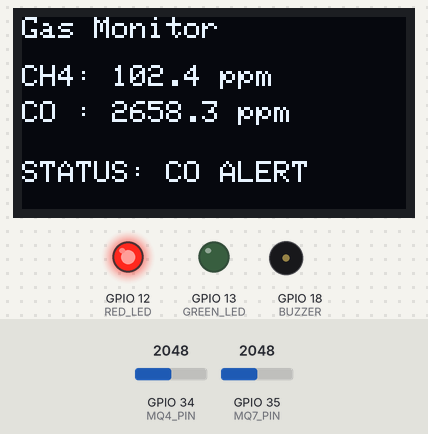
Bench run of a sketch on a simulated ESP32. Shown: 128×64 one-colour display, output pins drawn as LEDs (lit = HIGH), buzzer (waves = sounding, pin HIGH). Inputs (shaded band) come from the test bench; at power-on: GPIO 34 (MQ4_PIN) = 2048, GPIO 35 (MQ7_PIN) = 2048 (analog values on the 0–4095 scale). WiFi joins after 1.5 s; servers stay silent unless stated.

Above: at 3.0 s.
3.1 s: GPIO 34 (MQ4_PIN) set to 3603
At 4.3 s:
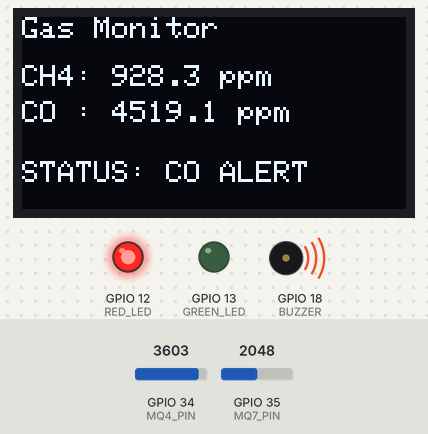
7.6 s: GPIO 34 (MQ4_PIN) set to 2593
At 8.9 s:
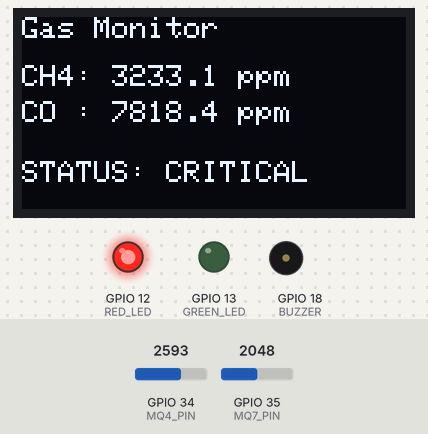
12.1 s: GPIO 34 (MQ4_PIN) set to 2473
At 15.4 s:
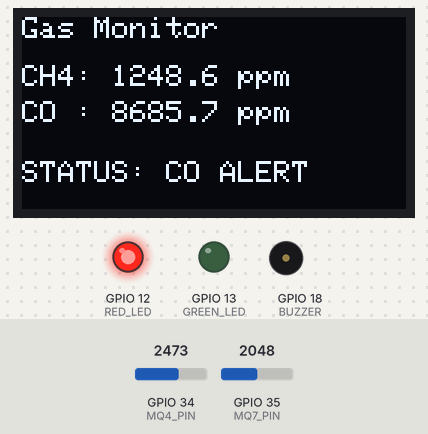
15.9 s: GPIO 35 (MQ7_PIN) set to 1960
At 17.9 s:
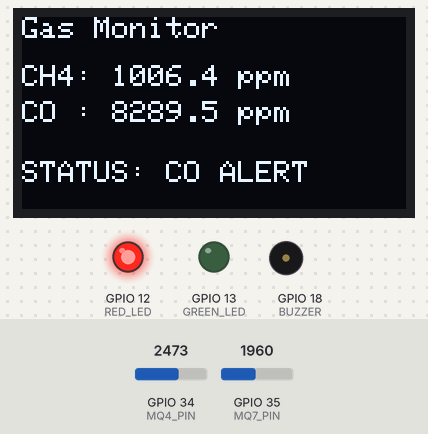
19.6 s: GPIO 35 (MQ7_PIN) set to 2040
At 21.5 s:
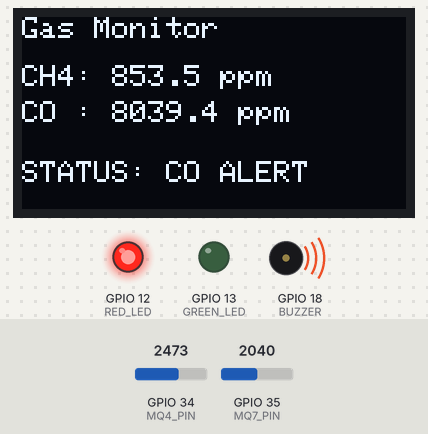
23.3 s: GPIO 35 (MQ7_PIN) set to 2047
At 26.1 s:
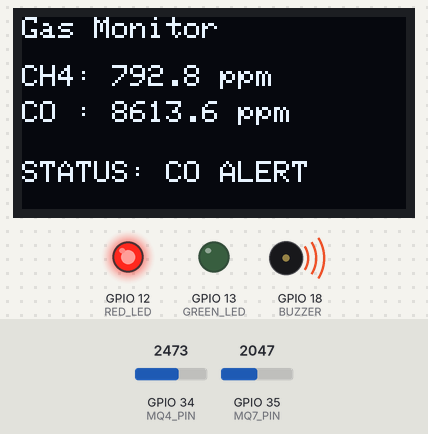
Timing chart, 0 to 28.1 s (numbered marks = the images above; inputs shaded):
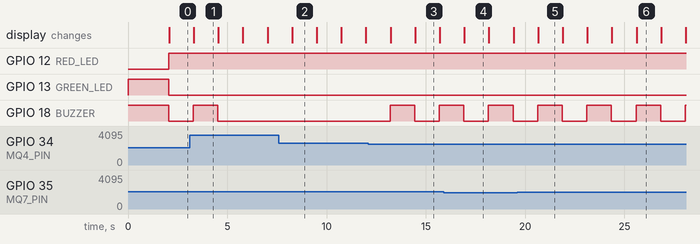

Measured:
- the behaviour switches between 2524 and 2523 on GPIO 34 (MQ4_PIN) (found by bisection; images 2 and 3)
- after the input at 3.1 s, GPIO 18 (BUZZER): goes on until 4.5 s, then stays LOW
- what the display in image 1 shows lasts 1.2 s, from 3.3 s to 4.5 s

The sketch:

Day24_Dual_Gas_Safety_Monitor_ESP32.ino
```cpp
#define BLYNK_TEMPLATE_ID "TMPL3Ela7U522"
#define BLYNK_TEMPLATE_NAME "Dual Gas Safety Monitor"
#define BLYNK_AUTH_TOKEN "nE_OCqGdjbhPK_I8GwSjLUyYo8q7jK7W"


#define BLYNK_PRINT Serial

#include <WiFi.h>
#include <BlynkSimpleEsp32.h>
#include <Wire.h>
#include <Adafruit_GFX.h>
#include <Adafruit_SSD1306.h>
#include <math.h>

char ssid[] = "Rk";
char pass[] = "aq12bfgh";

#define MQ4_PIN 34
#define MQ7_PIN 35

#define GREEN_LED 13
#define RED_LED   12
#define BUZZER    18

#define SCREEN_WIDTH 128
#define SCREEN_HEIGHT 64

Adafruit_SSD1306 display(SCREEN_WIDTH, SCREEN_HEIGHT, &Wire, -1);

#define RL_VALUE 10.0
#define VC 5.0

#define R0_MQ4 13.7
#define R0_MQ7 12.8

float ch4_ppm_filt = 0;
float co_ppm_filt  = 0;

float emaFilter(float prev, float current) {
  const float alpha = 0.3;
  return alpha * current + (1.0 - alpha) * prev;
}

unsigned long buzzerTimer = 0;
bool buzzerState = false;

int readADC_Avg(int pin) {
  long sum = 0;
  for (int i = 0; i < 50; i++) {
    sum += analogRead(pin);
    delay(2);
  }
  return sum / 50;
}

float getRs(int pin) {
  int adc = readADC_Avg(pin);
  float vout = adc * (3.3 / 4095.0);
  if (vout < 0.01) vout = 0.01;
  return RL_VALUE * (VC - vout) / vout;
}

void setup() {
  Serial.begin(115200);

  analogReadResolution(12);
  analogSetAttenuation(ADC_11db);

  pinMode(GREEN_LED, OUTPUT);
  pinMode(RED_LED, OUTPUT);
  pinMode(BUZZER, OUTPUT);

  digitalWrite(BUZZER, HIGH);
  digitalWrite(RED_LED, LOW);
  digitalWrite(GREEN_LED, HIGH);

  display.begin(SSD1306_SWITCHCAPVCC, 0x3C);
  display.setTextColor(SSD1306_WHITE);

  Blynk.begin(BLYNK_AUTH_TOKEN, ssid, pass);
}

void loop() {
  Blynk.run();

  float rs4 = getRs(MQ4_PIN);
  float rs7 = getRs(MQ7_PIN);

  float ratio4 = rs4 / R0_MQ4;
  float ratio7 = rs7 / R0_MQ7;

  float ppm_ch4_raw = 1010 * pow(ratio4, -2.76);
  float ppm_co_raw  = 37143 * pow(ratio7, -3.109);

  ch4_ppm_filt = emaFilter(ch4_ppm_filt, ppm_ch4_raw);
  co_ppm_filt  = emaFilter(co_ppm_filt,  ppm_co_raw);

  bool ch4_alarm = (ch4_ppm_filt > 2000);
  bool co_alarm  = (co_ppm_filt > 50);

  if (ch4_alarm || co_alarm) {
    digitalWrite(RED_LED, HIGH);
    digitalWrite(GREEN_LED, LOW);
  } else {
    digitalWrite(RED_LED, LOW);
    digitalWrite(GREEN_LED, HIGH);
    digitalWrite(BUZZER, HIGH);
    buzzerState = false;
  }

  unsigned long now = millis();

  if (ch4_alarm && co_alarm) {
    digitalWrite(BUZZER, LOW);
  }
  else if (co_alarm) {
    if (now - buzzerTimer >= 200) {
      buzzerTimer = now;
      buzzerState = !buzzerState;
      digitalWrite(BUZZER, buzzerState ? LOW : HIGH);
    }
  }
  else if (ch4_alarm) {
    if (now - buzzerTimer >= 1000) {
      buzzerTimer = now;
      buzzerState = !buzzerState;
      digitalWrite(BUZZER, buzzerState ? LOW : HIGH);
    }
  }

  display.clearDisplay();
  display.setCursor(0,0);
  display.setTextSize(1);
  display.println("Gas Monitor");

  display.setCursor(0,16);
  display.print("CH4: ");
  display.print(ch4_ppm_filt,1);
  display.println(" ppm");

  display.setCursor(0,28);
  display.print("CO : ");
  display.print(co_ppm_filt,1);
  display.println(" ppm");

  display.setCursor(0,48);
  String status;
  if (ch4_alarm && co_alarm) status = "CRITICAL";
  else if (co_alarm) status = "CO ALERT";
  else if (ch4_alarm) status = "CH4 ALERT";
  else status = "SAFE";

  display.println("STATUS: " + status);
  display.display();

  Blynk.virtualWrite(V0, ch4_ppm_filt);
  Blynk.virtualWrite(V1, co_ppm_filt);
  Blynk.virtualWrite(V2, status);
  Blynk.virtualWrite(V3, (ch4_alarm || co_alarm));
  Blynk.virtualWrite(V4, ch4_alarm);
  Blynk.virtualWrite(V5, co_alarm);

  delay(1000);
}
```
